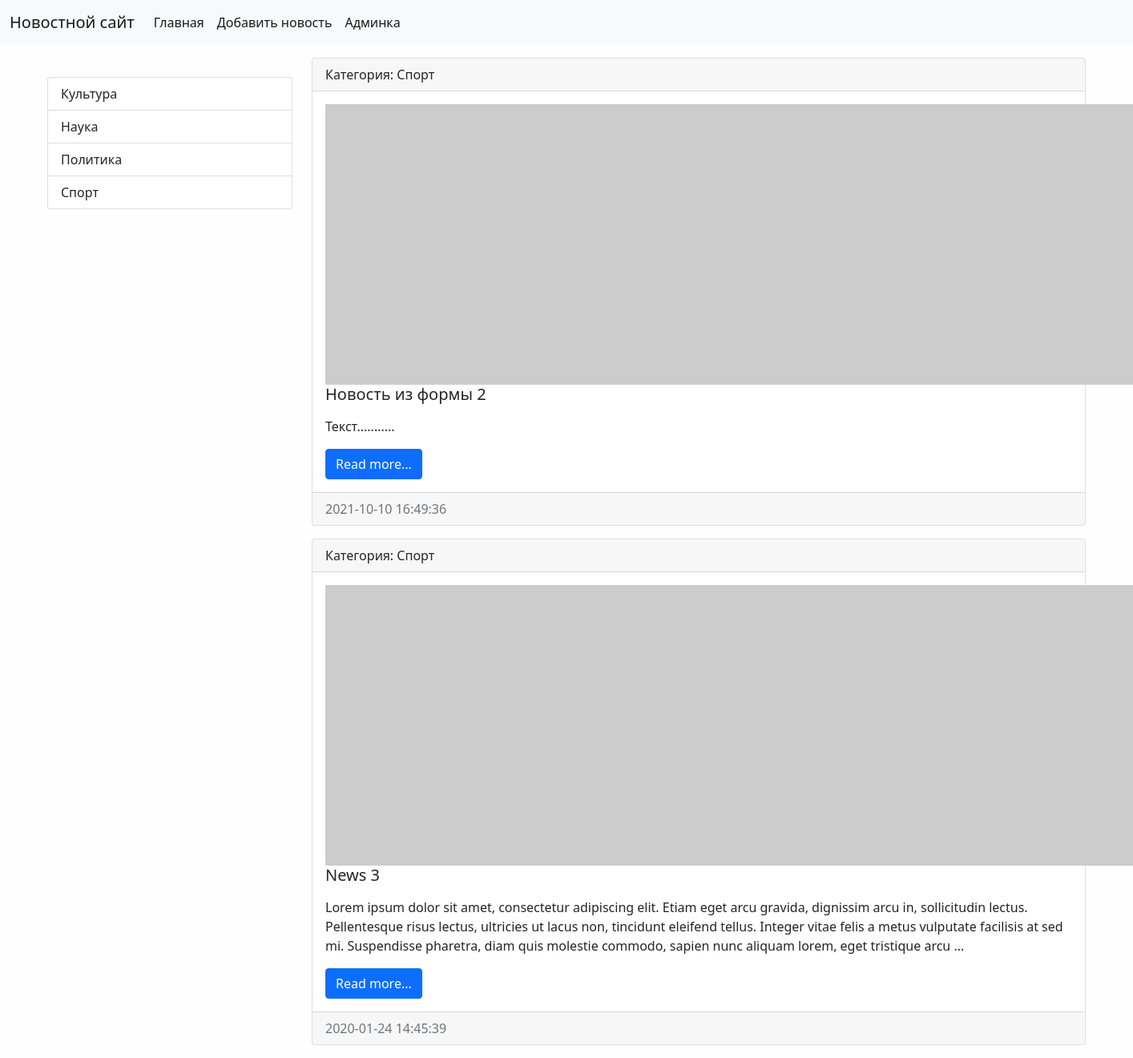
The app's page /category/4/ with its own data.
### news/models.py (models this page shows, shortened)
class Category(models.Model):
    title = models.CharField(max_length=150,
                             db_index=True,
                             verbose_name='Категории',
                             )  # db_index индексирует это поле, делает более быстрым для поиска
    def get_absolute_url(self):
        return reverse('category', kwargs={"category_id": self.pk})  # categories - из url, которая область имен name=
    def __str__(self):
        return self.title
    class Meta:
        verbose_name = 'Категория'
        verbose_name_plural = 'Категории'
        ordering = ['title']

class News(models.Model):
    title = models.CharField(max_length=150, verbose_name='Наименование')
    content = models.TextField(blank=True, verbose_name='Контент')
    created_at = models.DateTimeField(auto_now_add=True, verbose_name='Дата публикации')
    updated_at = models.DateTimeField(auto_now=True, verbose_name='Обновлено')
    photo = models.ImageField(upload_to='photo/%Y/%m/%d/', verbose_name='Фото', blank=True)
    is_published = models.BooleanField(default=True, verbose_name='Опубликовано')
    category = models.ForeignKey('Category', on_delete=models.PROTECT, verbose_name='Категория')
    def get_absolute_url(self):
        return reverse('view_news', kwargs={"news_id": self.pk})  # view_news  - из url, которая область имен name=
    class Meta:
        verbose_name = 'Новость'  # меняет в админке News на Новость (изменение для единственного числа)
        verbose_name_plural = 'Новости'  # тоже самое для множественного числа
        ordering = ['-created_at']  # порядок вывода в админке, можно сортировать по нескольким полям через запятую

### news/views.py (the view)
# urls.py: path('category/<int:category_id>/', get_category, name='category'),
def get_category(request, category_id):
    news = News.objects.filter(category_id=category_id)  # filter возвращает несколько результатов
    category = Category.objects.get(pk=category_id)  # get работает через filter но возвращает только один результат
    return render(request, 'news/category.html',
                  {'news': news, 'category': category})

### news/templatetags/news_tags.py (called while the page is built)
@register.inclusion_tag('news/list_categories.html')
def show_categories():
    categories = Category.objects.all()
    return {"categories": categories}

### news/templates/news/category.html (shortened to what this page needs)
{% extends 'base.html' %}
{% block sidebar %}
    {% include 'inc/_sidebar.html' %}
{% endblock %}
{% block content %}
{% for item in news %}
<div class="card mb-3">
    <div class="card-header">
        Категория: {{ item.category }}
    </div>
    <div class="card-body">
        <div class="media">
            {% if item.photo %}
            <img src="{{ item.photo.url }}" alt="" width="350" class="mr-3">
            {% else %}
            <img src="https://picsum.photos/id/1060/350/235/?blur=2" alt="" class="mr-3">
            {% endif %}
            <div class="media-body">
                <h5 class="card-title">{{ item.title }}</h5>
                <p class="card-text">{{ item.content | safe | linebreaks | truncatewords:50 }}</p>
                <a href="{{ item.get_absolute_url }}" class="btn btn-primary">Read more...</a>
            </div>
        </div>
    </div>
    <div class="card-footer text-muted">
        {{ item.created_at | date:"Y-m-d H:i:s" }}
    </div>
</div>
{% endfor %}
{% endblock %}

### news/templates/news/list_categories.html
<div class="list-group">
    {% for item in categories %}
    <a href="{{ item.get_absolute_url }}" class="list-group-item list-group-item-action">{{ item.title }}</a>
    {% endfor %}
</div>

### mysite/static/css/style.css (style rules this page uses)
body { background-color: #fefefe; }

### records on screen
Category: title "Культура"
Category: title "Наука"
Category: title "Политика"
Category: title "Спорт"
News: category "Спорт", title "Новость из формы 2", content "Текст...........", created_at "2021-10-10 16:49:36"
News: category "Спорт", title "News 3", content "Lorem ipsum dolor sit amet, consectetur adipiscing elit. Etiam eget arcu gravida, dignissim arcu in, sollicitudin lectus. Pellentesque risus lectus, ultricies ut lacus non, tincidunt eleifend tellus. Integer vitae felis a metus vulputate facilisis at sed mi. Suspendisse pharetra, diam quis molestie commodo, sapien nunc aliquam lorem, eget tristique arcu …", created_at "2020-01-24 14:45:39"
